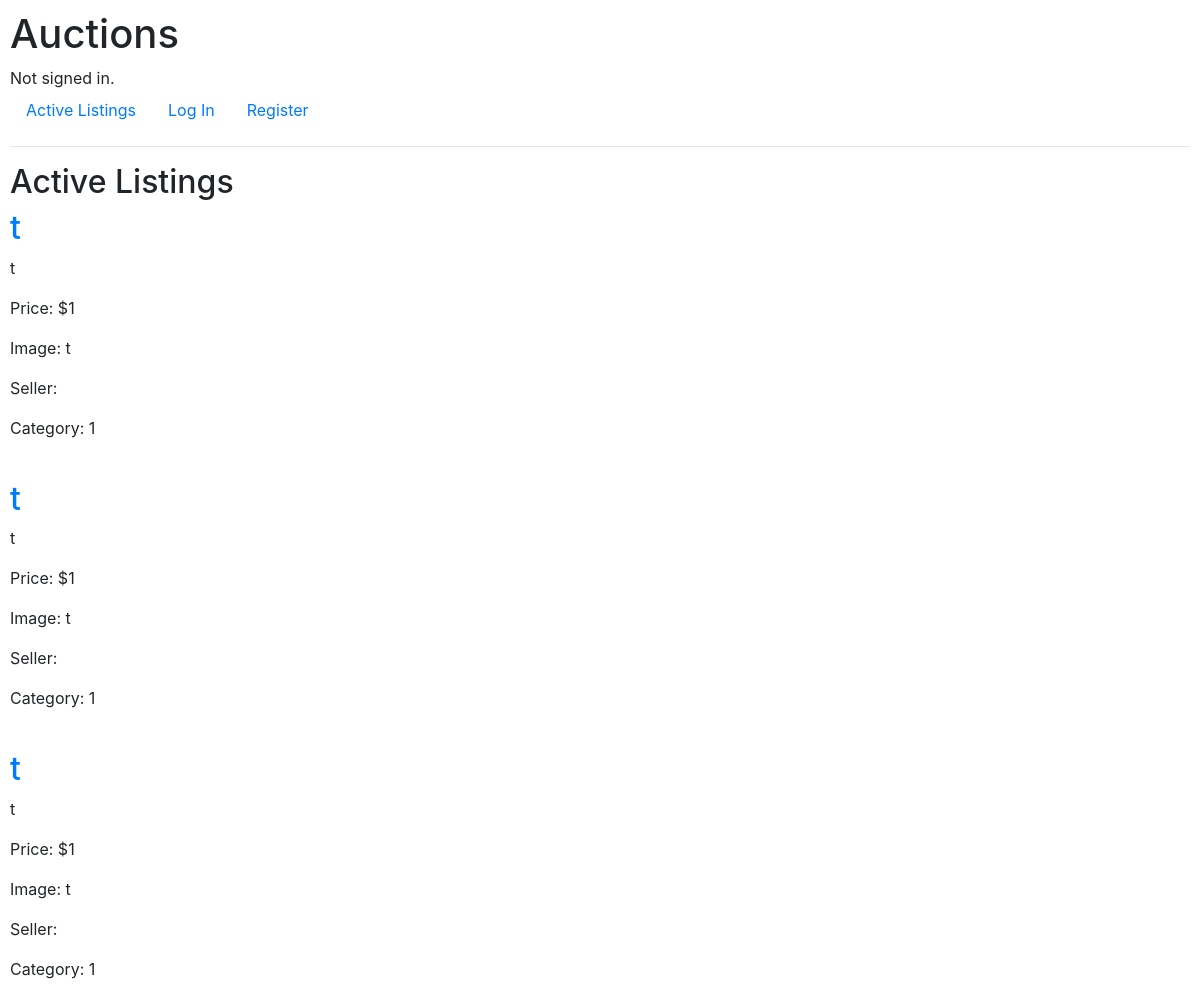
The app's page /, older data.
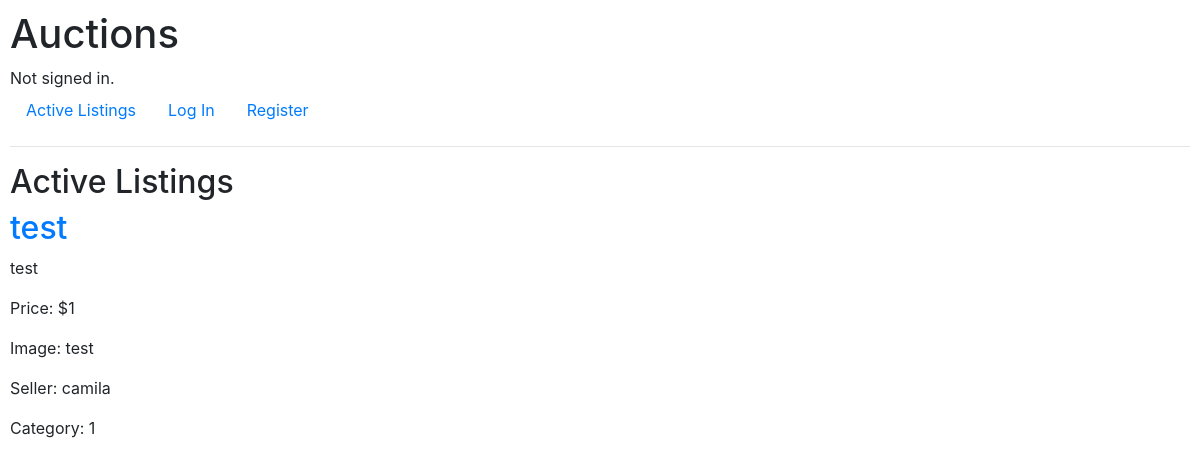
The same page, newer data.
### auctions/models.py (models this page shows, shortened)
class Listing(models.Model):
    title = models.CharField(max_length=64)
    description = models.CharField(max_length=64)
    starting_bid = models.IntegerField()
    seller = models.ManyToManyField(User, blank=True, related_name="listing")
    seller_username = models.CharField(max_length=64, default="")
    img_url = models.CharField(max_length=64, blank=True)
    category_id = models.IntegerField(default=1)
    in_watchlist = models.BooleanField(default=False)
    current_price = models.IntegerField(blank=True)
    is_active = models.BooleanField()
    current_winner = models.ManyToManyField(User, blank=True, related_name="won_bid")

### auctions/views.py (the view)
# urls.py: path("", views.index, name="index"),
def index(request):
    return render(request, "auctions/index.html", {
        "listings": Listing.objects.filter(is_active=True)
    })

### auctions/templates/auctions/index.html
{% extends "auctions/layout.html" %}
{% block body %}
    <h2>Active Listings</h2>
    {% for listing in listings %}
        <div>
            <h2><a href="{% url 'listings' listing.id %}">{{ listing.title }}</a></h2>
            <p>{{ listing.description }}</p>
            <p>Price: ${{ listing.starting_bid }}</p>
            <p>Image: {{ listing.img_url }}</p>
            <p>Seller: {{ listing.seller_username }}</p>
            <p>Category: {{ listing.category_id }}</p>
        </div>
        <br>
    {% endfor %}
{% endblock %}

Row changes from the older to the newer data that the page shows:
removed Listing: title "t", description "t", starting_bid "1", img_url "t", category_id "1"
removed Listing: title "t", description "t", starting_bid "1", img_url "t", category_id "1"
removed Listing: title "t", description "t", starting_bid "1", img_url "t", category_id "1"
added Listing: title "test", description "test", starting_bid "1", img_url "test", seller_username "camila", category_id "1"
